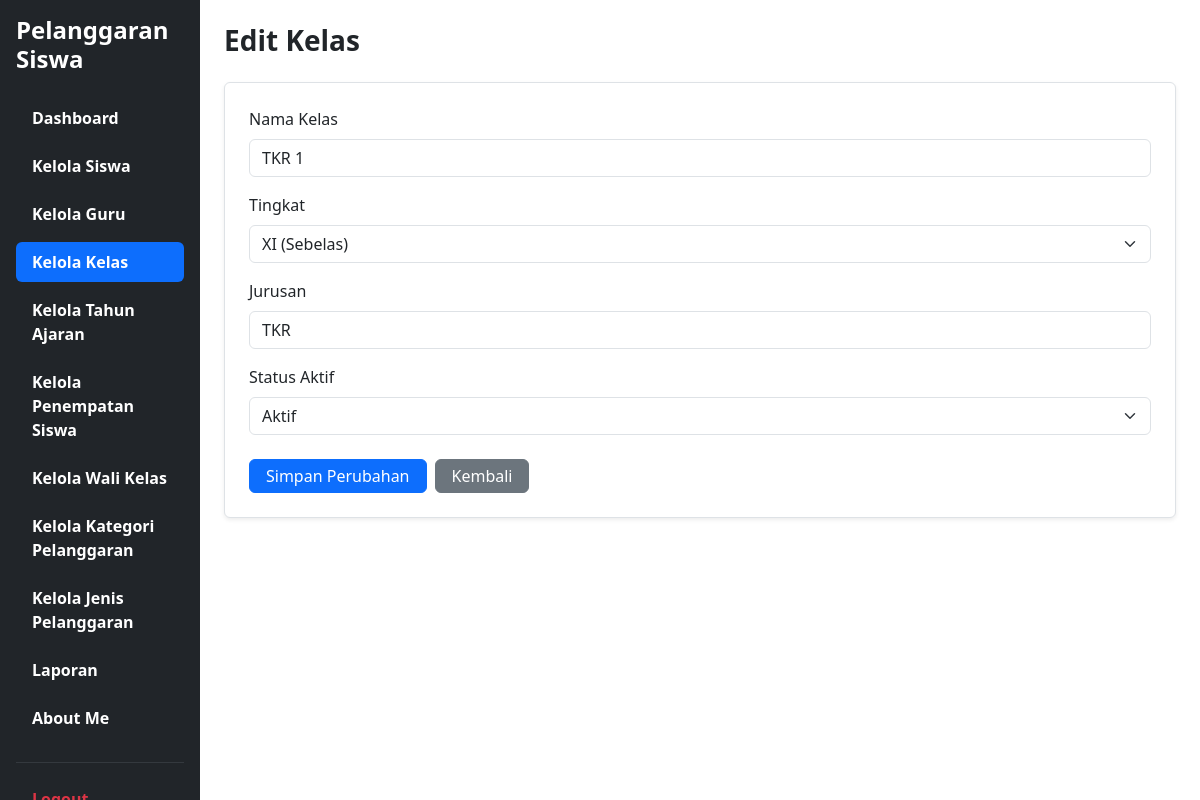
Before: /edit_kelas.php?id=11 with the older database file.
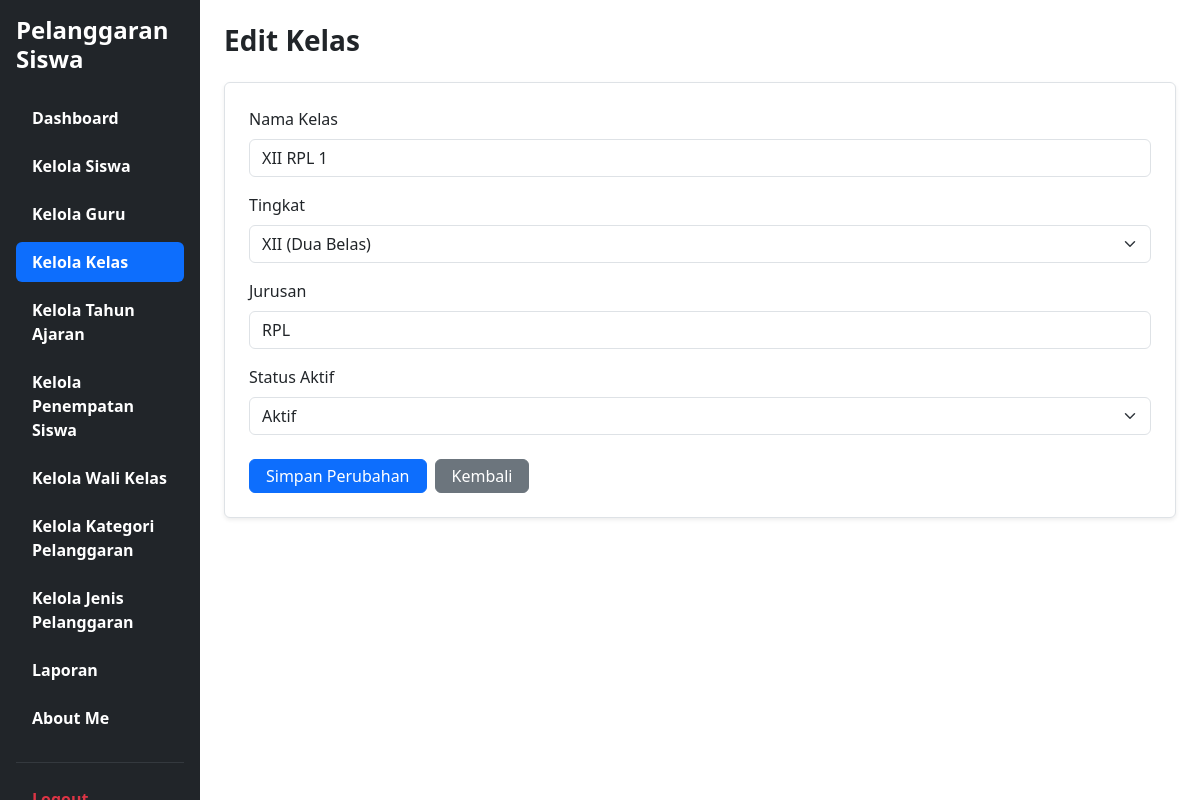
After: the same page with the newer database file.
### tables this page shows
CREATE TABLE `t_kelas` (
  `id` int(11) NOT NULL,
  `nama` varchar(100) DEFAULT NULL,
  `tingkat` varchar(20) NOT NULL,
  `jurusan` varchar(100) NOT NULL,
  `tahun_ajaran_id` int(11) DEFAULT NULL,
  `status_aktif` tinyint(1) NOT NULL,
  `created_at` timestamp NOT NULL DEFAULT current_timestamp(),
  `updated_at` timestamp NOT NULL DEFAULT current_timestamp()
);

### edit_kelas.php (the view, shortened to what the changed rows need)
<?php
$koneksi = new mysqli("localhost", "root", "", "db_ukk_2026");
$koneksi->set_charset("utf8mb4");
$id = isset($_GET['id']) ? (int)$_GET['id'] : 0;
$sql = "SELECT id, nama, tingkat, jurusan, status_aktif
        FROM t_kelas
        WHERE id = ?";
$stmt = $koneksi->prepare($sql);
$stmt->bind_param("i", $id);
$stmt->execute();
$result = $stmt->get_result();
$kelas = $result->fetch_assoc();
?>
<!DOCTYPE html>
<html lang="id">
<head>
    <link href="https://cdn.jsdelivr.net/npm/bootstrap@5.3.8/dist/css/bootstrap.min.css" rel="stylesheet">
</head>
<body>
<div class="container-fluid">
    <div class="row">
        <main class="col-md-9 col-lg-10 p-4">
            <div class="card shadow-sm border" style="background-color: #ffffff; border-color: #dee2e6 !important;">
                <div class="card-body p-4">
                    <form method="POST" action="edit_kelas.php?id=<?= (int)$id ?>" autocomplete="off">
                        <div class="mb-3">
                            <label class="form-label">Nama Kelas</label>
                            <input
                                type="text"
                                name="nama"
                                id="nama"
                                class="form-control"
                                placeholder="Contoh: X RPL 1"
                                maxlength="100"
                                value="<?= htmlspecialchars($kelas['nama'], ENT_QUOTES, 'UTF-8') ?>"
                                autocomplete="off"
                                readonly
                                onfocus="this.removeAttribute('readonly')"
                                required
                            >
                        </div>
                        <div class="mb-3">
                            <label class="form-label">Tingkat</label>
                            <select name="tingkat" class="form-select" required>
                                <option value="XI" <?= $kelas['tingkat'] === 'XI' ? 'selected' : '' ?>>XI (Sebelas)</option>
                                <option value="XII" <?= $kelas['tingkat'] === 'XII' ? 'selected' : '' ?>>XII (Dua Belas)</option>
                            </select>
                        </div>
                        <div class="mb-3">
                            <label class="form-label">Jurusan</label>
                            <input
                                type="text"
                                name="jurusan"
                                class="form-control"
                                placeholder="Contoh: RPL, TSM, TKJ"
                                maxlength="100"
                                value="<?= htmlspecialchars($kelas['jurusan'], ENT_QUOTES, 'UTF-8') ?>"
                                autocomplete="off"
                                readonly
                                onfocus="this.removeAttribute('readonly')"
                                required
                            >
                        </div>
                        <div class="mb-3">
                            <label class="form-label">Status Aktif</label>
                            <select name="status_aktif" class="form-select" required>
                                <option value="1" <?= (string)$kelas['status_aktif'] === '1' ? 'selected' : '' ?>>Aktif</option>
                            </select>
                        </div>
                    </form>
                </div>
            </div>
        </main>
    </div>
</div>
</body>
</html>

Changed rows visible on the page:
changed t_kelas "Aktif": nama "TKR 1" → "XII RPL 1"; tingkat "XI (Sebelas)" → "XII (Dua Belas)"; jurusan "TKR" → "RPL"
